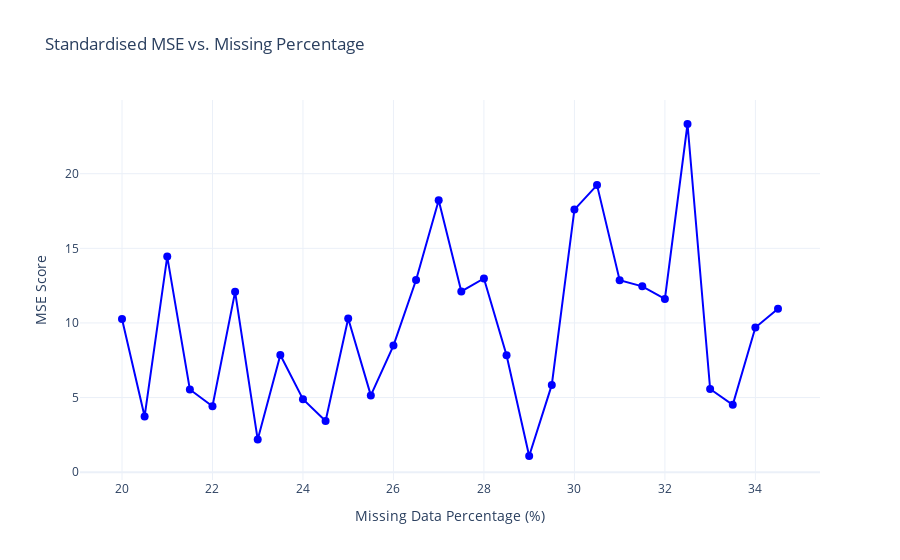

This figure's notebook cell:
### Code cell
folds = 10
kf = KFold(n_splits=folds, shuffle=True, random_state=40)

mps = np.arange(0.2, 0.35, 0.005)
mse_matrix = np.zeros((folds, len(mps)))  # Collect all MSEs
model = LinearRegression()

for fold_idx, (train_index, test_index) in enumerate(kf.split(X)):
    X_train, X_test = X.iloc[train_index].copy(), X.iloc[test_index].copy()
    y_train, y_test = y.iloc[train_index].copy(), y.iloc[test_index].copy()

    model.fit(X_train, y_train)
    y_pred = model.predict(X_test)
    mse_base = mean_squared_error(y_test, y_pred)

    for i, mp in enumerate(mps):
        uc_X_train = unclean_X_train(X_train, missing_percentage=mp, seed=fold_idx)
        pX_train, py_train = deletion(df_X=uc_X_train, df_y=y_train)

        if len(pX_train) == 0:
            mse_matrix[fold_idx, i] = np.nan  # safer than skipping
            continue

        model = LinearRegression()
        model.fit(pX_train, py_train)
        y_pred = model.predict(X_test)
        mser = mean_squared_error(y_test, y_pred) / mse_base
        mse_matrix[fold_idx, i] = mser

# Compute average ignoring NaNs
mse_res = np.nanmean(mse_matrix, axis=0)


import plotly.graph_objects as go

# Create DataFrame
df = pd.DataFrame({
    "Missing Percentage": mps,
    "Deletion MSE score": mse_res
})
# Create line plot
fig = go.Figure()

# Add a line trace
fig.add_trace(go.Scatter(
    x=df["Missing Percentage"]*100,
    y=df["Deletion MSE score"],
    mode='lines+markers',
    name='Deletion',
    line=dict(color='blue'),
    marker=dict(size=8)
))

# Update layout
fig.update_layout(
    title="Standardised MSE vs. Missing Percentage",
    xaxis_title="Missing Data Percentage (%)",
    yaxis_title="MSE Score",
    template="plotly_white"
)

fig.show()

### Figure 1 — Plotly figure (JSON) as saved in the notebook; plotly's stock layout.template omitted (floating-point values rounded to 4 significant figures)
{"data": [{"line": {"color": "blue"}, "marker": {"size": 8}, "mode": "lines+markers", "name": "Deletion", "type": "scatter", "x": [20, 20.5, 21.0, 21.5, 22.0, 22.5, 23.0, 23.5, 24.0, 24.5, 25.0, 25.5, 26.0, 26.5, 27.0, 27.5, 28.0, 28.5, 29.0, 29.5, 30.0, 30.5, 31.0, 31.5, 32.0, 32.5, 33.0, 33.5, 34.0, 34.5], "y": [10.27, 3.734, 14.45, 5.54, 4.415, 12.08, 2.183, 7.853, 4.888, 3.431, 10.3, 5.144, 8.483, 12.88, 18.22, 12.11, 12.98, 7.835, 1.082, 5.845, 17.6, 19.24, 12.86, 12.45, 11.61, 23.33, 5.572, 4.515, 9.688, 10.95]}], "layout": {"title": {"text": "Standardised MSE vs. Missing Percentage"}, "xaxis": {"title": {"text": "Missing Data Percentage (%)"}}, "yaxis": {"title": {"text": "MSE Score"}}}}
